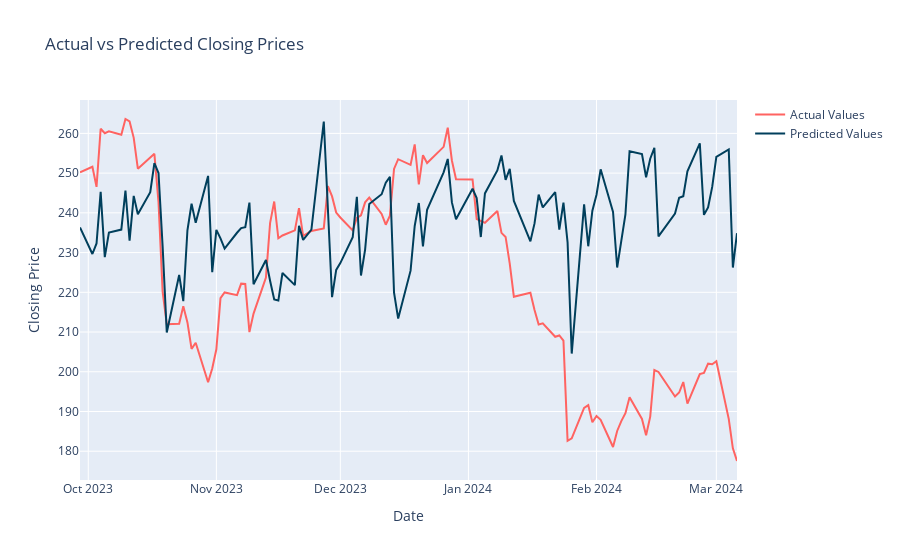

Notebook code cell kept with this figure:
### Code cell
# ADD ASSERT SHAPE = SHAPE


window_size = 1

# Create the sliding window dataset
X, y, dates = create_dataset(tsla_df[['Open', 'High', 'Low', 'Close', 'Volume']], window_size)
# Split the X and y dataset into training/test data on a 80/20 split
split = int(0.8 * len(X))
print(len(X))
# Scale the input features
scaler = MinMaxScaler()
X_scaled = scaler.fit_transform(X)
# Split the input features into training and test data
X_train_scaled, X_test_scaled = X[: split], X[split :]
# Split the target values into training and test data
y_train, y_test = y[: split], y[split :]
# Retrieve the dates corresponding to the test data
dates_test = dates[split :]

# Train SVR Model
model = SVR(kernel='rbf')
model.fit(X_train_scaled, y_train)

# Make predictions
predictions = model.predict(X_test_scaled)

# Calculate MAE
mae = calculate_mae(y_test, predictions)
print("Mean Absolute Error: ", round(mae, 2))

# Calculate MSE
mse = calculate_mse(y_test, predictions)
print("Mean Squared Error: ", round(mse, 2))

# Create the trace for the actual values
actual_trace = go.Scatter(
    x=dates_test,
    y=y_test,
    mode='lines',
    name='Actual Values',
    marker=dict(color='#ff6361')
)

# Create the trace for the predicted values
predicted_trace = go.Scatter(
    x=dates_test,
    y=predictions,
    mode='lines',
    name='Predicted Values',
    marker=dict(color='#003f5c')
)

# Create the layout
layout = go.Layout(
    title='Actual vs Predicted Closing Prices',
    xaxis=dict(title='Date'),
    yaxis=dict(title='Closing Price')
)

# Create the figure
fig = go.Figure(data=[actual_trace, predicted_trace], layout=layout)

# Show the plot
fig.show()
